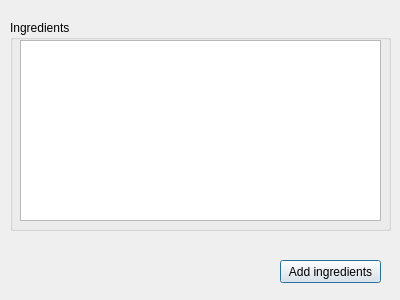
<?xml version="1.0" encoding="UTF-8"?>
<ui version="4.0">
 <class>addrecipeingredients</class>
 <widget class="QDialog" name="addrecipeingredients">
  <property name="geometry">
   <rect>
    <x>0</x>
    <y>0</y>
    <width>400</width>
    <height>300</height>
   </rect>
  </property>
  <property name="windowTitle">
   <string>Dialog</string>
  </property>
  <widget class="QGroupBox" name="groupBox">
   <property name="geometry">
    <rect>
     <x>10</x>
     <y>20</y>
     <width>381</width>
     <height>211</height>
    </rect>
   </property>
   <property name="title">
    <string>Ingredients</string>
   </property>
   <widget class="QPlainTextEdit" name="plainTextEdit">
    <property name="geometry">
     <rect>
      <x>10</x>
      <y>20</y>
      <width>361</width>
      <height>181</height>
     </rect>
    </property>
   </widget>
  </widget>
  <widget class="QPushButton" name="pushButton">
   <property name="geometry">
    <rect>
     <x>280</x>
     <y>260</y>
     <width>101</width>
     <height>23</height>
    </rect>
   </property>
   <property name="text">
    <string>Add ingredients</string>
   </property>
  </widget>
 </widget>
 <resources/>
 <connections/>
</ui>
